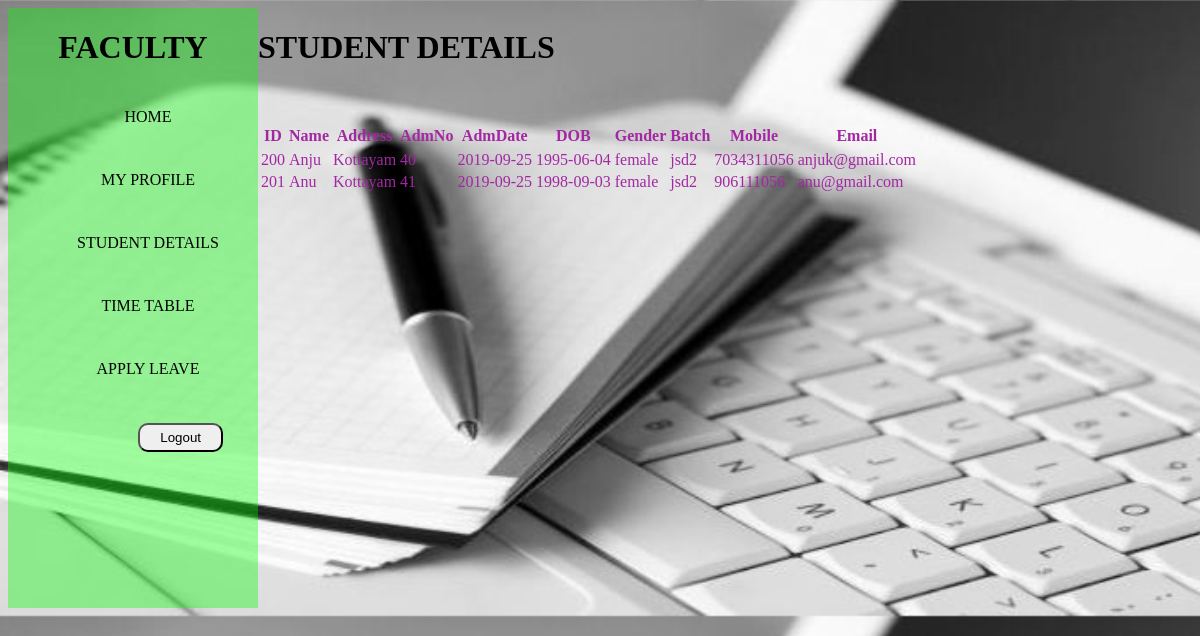
/view_stud_details.php, run on the app's committed database.
### tables this page shows
CREATE TABLE `student` (
  `stid` int(11) NOT NULL,
  `name` varchar(15) NOT NULL,
  `mobile` bigint(10) NOT NULL,
  `email` varchar(20) NOT NULL,
  `dob` date NOT NULL,
  `gender` varchar(10) NOT NULL,
  `batch` varchar(5) NOT NULL,
  `admissionno` int(11) NOT NULL,
  `admissiondate` date NOT NULL,
  `address` varchar(20) NOT NULL,
  `password` varchar(10) NOT NULL
);

### view_stud_details.php (the view, shortened to what this page needs)
<!DOCTYPE html>
<html>
<head>
<link rel="stylesheet"  href="css/style.css">
</head>
<body class="bd">
    <div style="display: inline-flex">
        <div class="b">
            <h1>FACULTY</h1>
            <ul>
                <li><a href="faculty_home.php"> HOME</a></li>
                <li><a href="fac_profile.php">MY PROFILE</a></li>
                <li><a href="#">STUDENT DETAILS</a>
                </li>
                    <li><a href="view_timetable.php">TIME TABLE</a></li>
                    <li><a href="fac_applyleave.php">APPLY LEAVE</a></li>
                    <li><form action="logout.php" method="post">
                             <input type="submit" value="Logout" name="logout" class="sbm" >
                        </form>
                    </li>
            </ul>
        </div>
         <div>
        <h1> STUDENT DETAILS</h1><br><br>
        <table style="color:rgb(163, 39, 163)" >
            <thead>
                <tr>
                    <th>ID</th>
                    <th> Name</th>
                    <th>Address</th>
                    <th>AdmNo</th>
                    <th>AdmDate</th>
                    <th>DOB</th>
                    <th>Gender</th>
                    <th>Batch</th>
                    <th>Mobile</th>
                    <th>Email</th>
                </tr>
            </thead>
            <tbody>
                <tr><?php
					include_once 'connection.php';
					$sql="select * from student";
					$result = mysqli_query($conn, $sql);
					while($row = mysqli_fetch_assoc($result))
					{
						?>
						<tr>
							<td> <?php echo $row['stid']?> </td>
							<td> <?php echo $row['name'] ?> </td>
							<td> <?php echo $row['address'] ?> </td>
							<td><?php echo$row['admissionno'] ?></td>
							<td><?php echo $row['admissiondate']?></td>
							<td> <?php echo $row['dob'] ?> </td>
							<td> <?php echo $row['gender'] ?> </td>
							<td> <?php echo $row['batch'] ?> </td>
							<td> <?php echo $row['mobile']?> </td>
							<td> <?php echo $row['email']?> </td>
						</tr>
                <?php
					}
				?>
            </tbody>
        </table>
    </div>
       </div>
</body>
</html>

### css/style.css (style rules this page uses)
.bd { background-image:url(../img/log2.jpeg); background-size:cover; }
.b { width:250px; height:600px; background-color:rgba(0, 255, 0, 0.37); text-align:center; }
.b ul { display:block; list-style-type:none; }
.b ul li { width:150px; padding:20px; border-radius:20px; margin:5px; }
.b ul li a { text-decoration:none; color:black; }
.sbm { padding:5px 20px; float:right; border-radius:10px; }

### data on the page
student: stid "200", name "Anju", address "Kottayam", admissionno "40", admissiondate "2019-09-25", dob "1995-06-04", gender "female", batch "jsd2", mobile "7034311056", email "anjuk@gmail.com"
student: stid "201", name "Anu", address "Kottayam", admissionno "41", admissiondate "2019-09-25", dob "1998-09-03", gender "female", batch "jsd2", mobile "906111056", email "anu@gmail.com"
